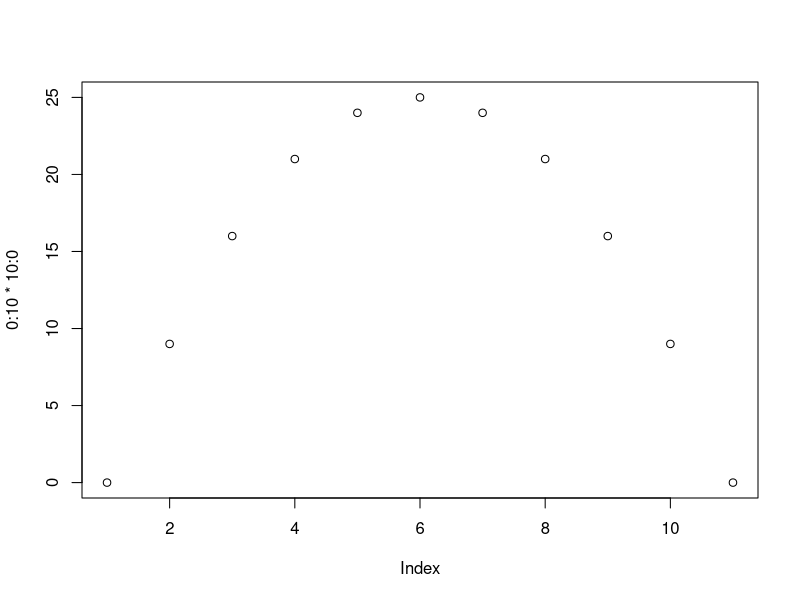
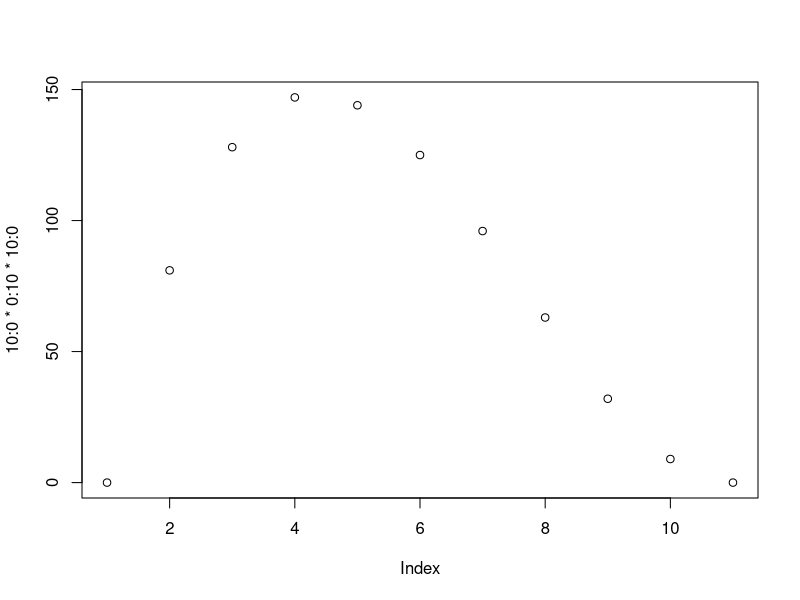
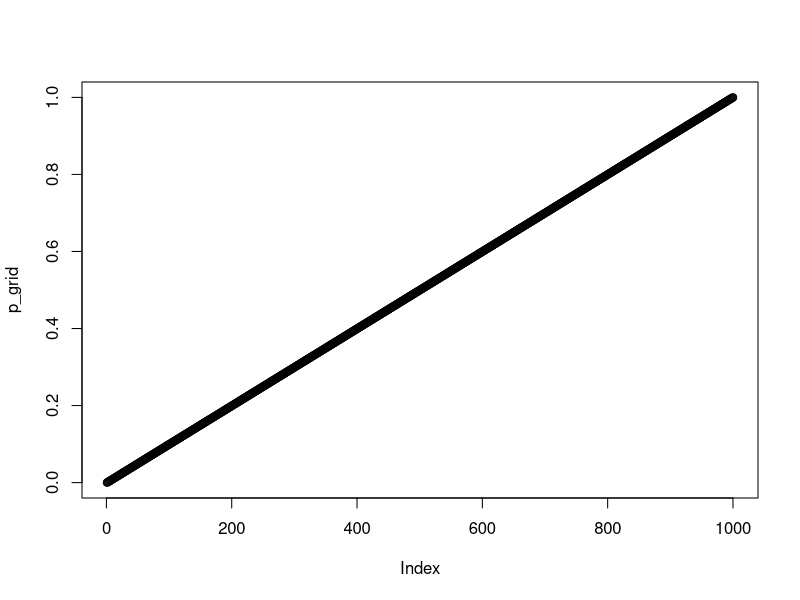
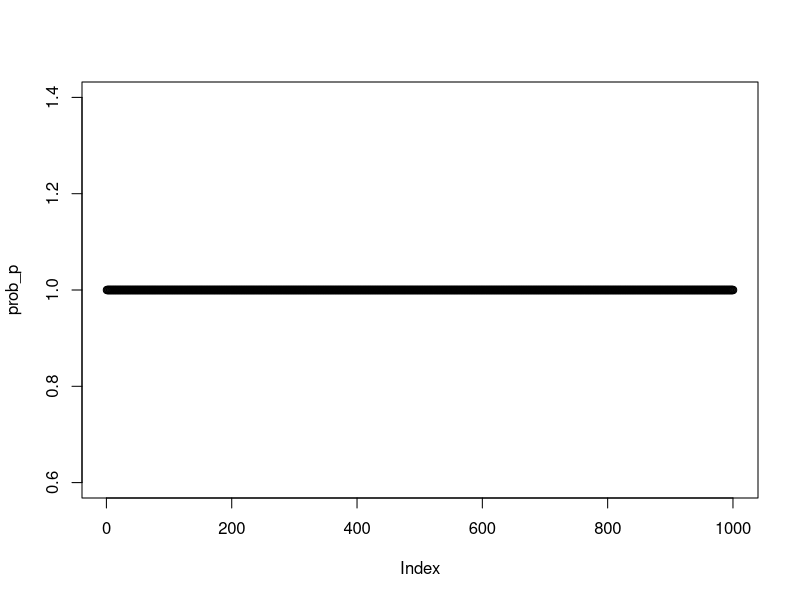
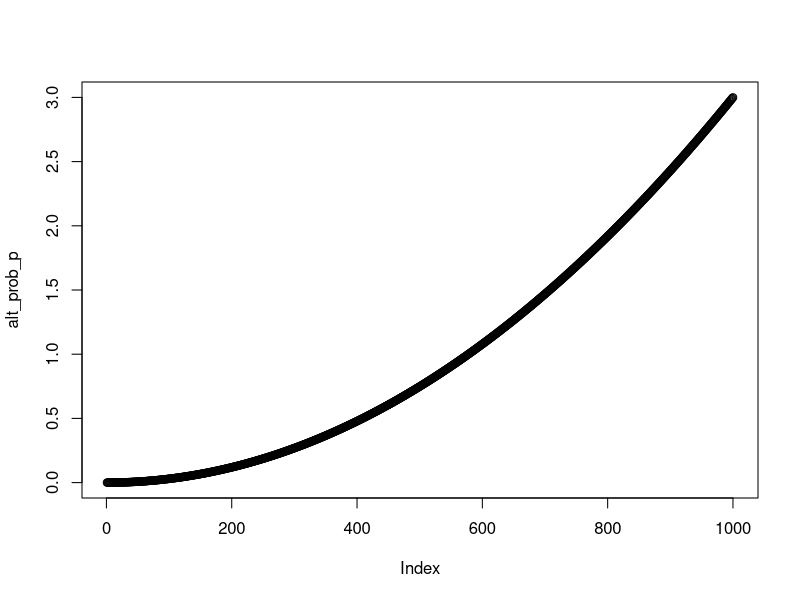
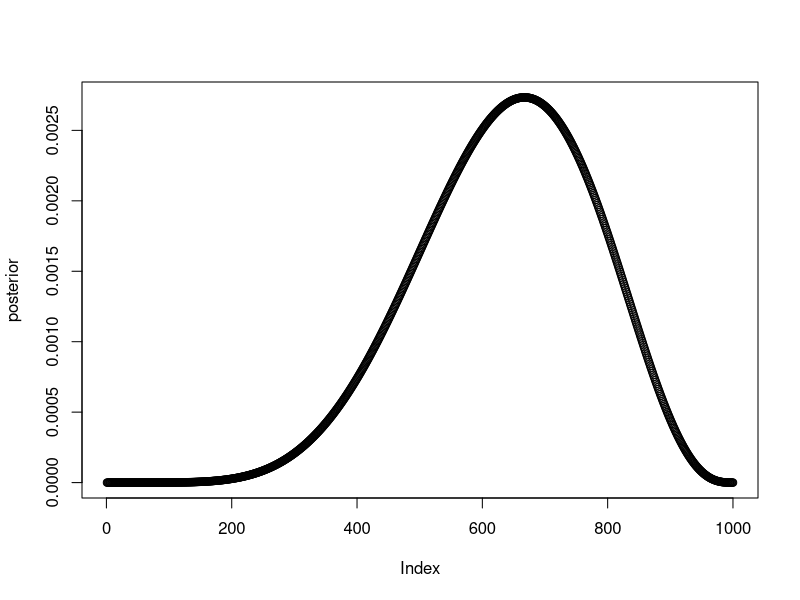
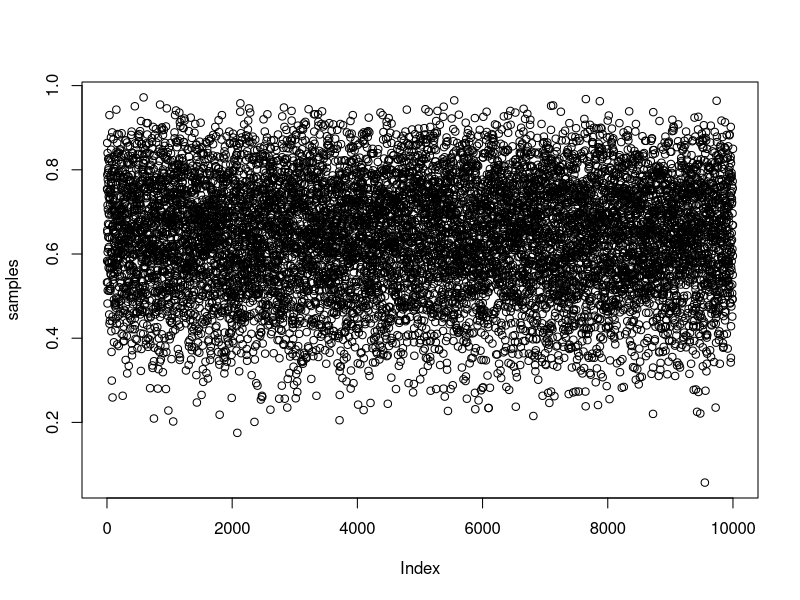
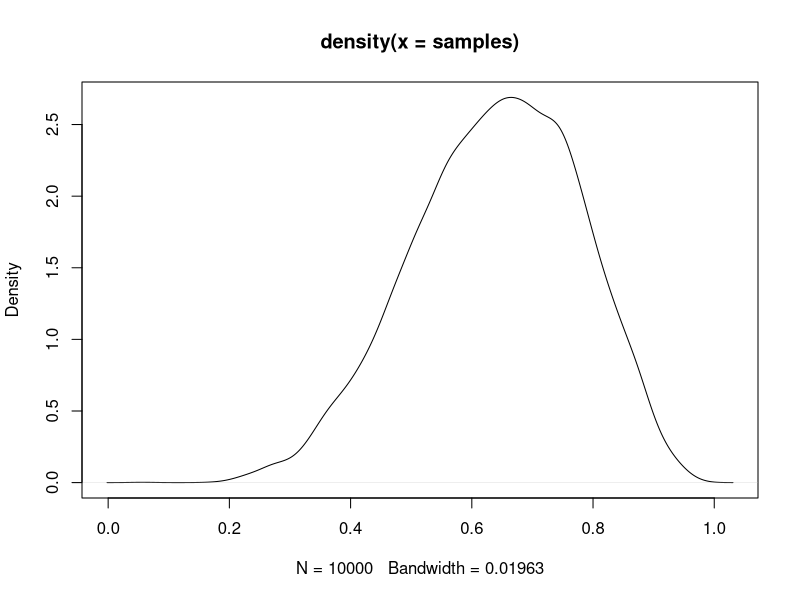

These charts were generated, in order, by the following R code:
### Lecture 02

# From bag of 4 marbles, ways to produce proportions
# from 1/4 to 3/4, if we observe 2 Water, 1 Land
ways <- c(3, 8, 9)

# (from garden of forking paths)


# Normalized ways = plausibility
plausibility <- ways/sum(ways)

plausibility

# Get quadratic from multiplying 2 diagonal lines
# representing the relative plausibilities
# of 2 events
plot(0:10 * 10:0)

plot(10:0 * 0:10 * 10:0)

# Can also get ways from binomial probability function:
W <- 6
L <- 3
p <- 0.7

# Given 6 observations of W and 3 of L, 
# computes the number of ways to realize W,L given p (prop. of Water) = 0.7
dbinom(W, W+L, p) 


# From bag of marbles example
W <- 2
L <- 1
# 1) For each possible value of p
p_seq <- seq(from = 0.25, to = 0.75, by = 0.25)
# 2) Compute product Pr(W,L|p)Pr(p)
prob_p <- rep(1, length(p_seq))
prob_LW_given_p <- dbinom(W, W+L, p_seq)
product <- prob_LW_given_p * prob_p
# 3) Relative sizes of products in 2) are posterior probs
posterior <- product / sum(product)

# Note resulting vector same as previous plausibility vector
posterior

## Grid Approximation
# create grid
p_grid <- seq(from=0, to=1, length.out=1000)
# set prior uniformly
prob_p <- rep(1,1000)
# alt prob_p
alt_prob_p <- dbeta(p_grid, 3, 1)
prob_data <- dbinom(6, size=9, prob=p_grid)
posterior <- prob_data * prob_p
posterior <- posterior / sum(posterior)

plot(p_grid)
plot(prob_p)
plot(alt_prob_p)
plot(posterior)

## Sample from posterior
samples <- sample(p_grid, prob = posterior,
                  size = 1e4, replace = TRUE)
plot(samples)
plot(density(samples))

w <- rbinom(1e4, size = 9, prob = samples)


